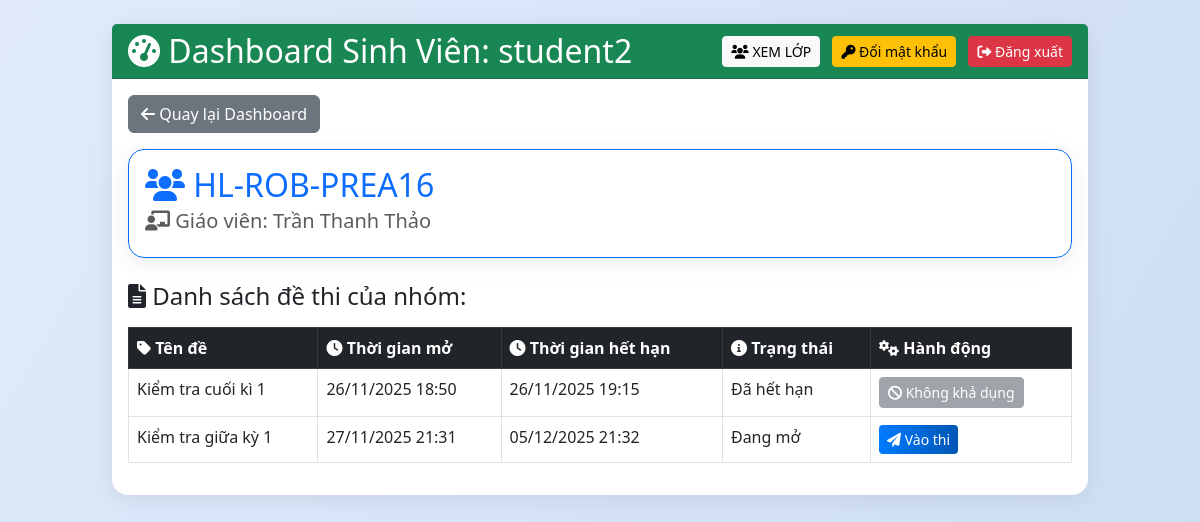
The page /student/group/10 (signed in) on the database as committed earlier.
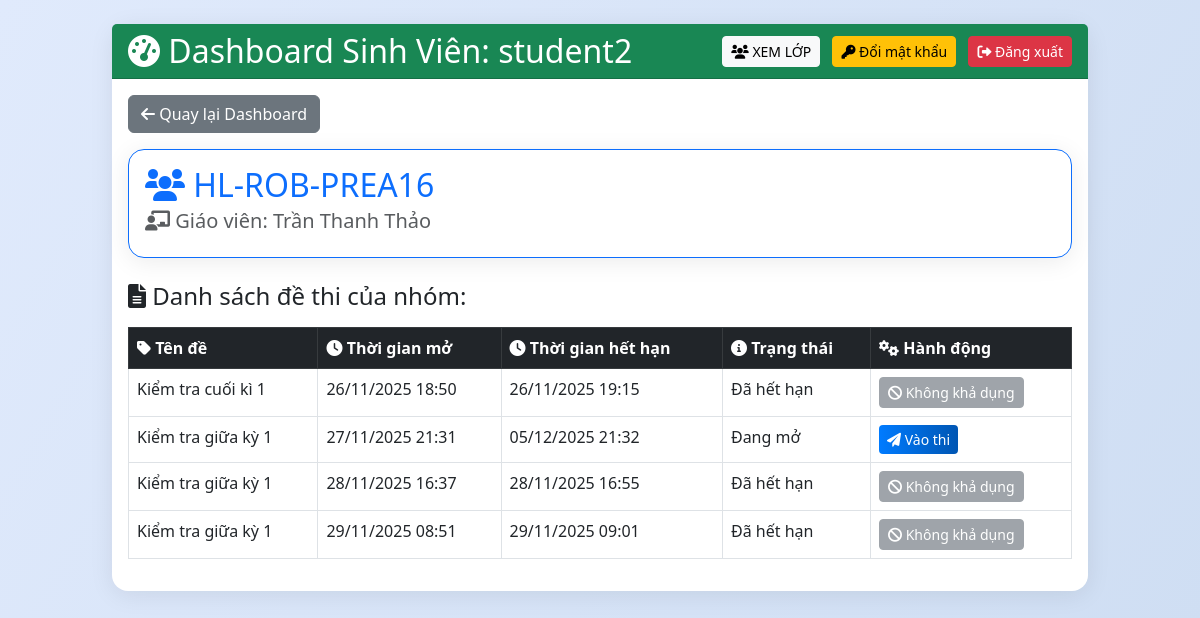
The same page on the database as committed later.
### tables this page shows
CREATE TABLE users (
            id INTEGER PRIMARY KEY AUTOINCREMENT,
            username TEXT UNIQUE,
            password TEXT,
            role TEXT,
            email TEXT UNIQUE,
            rsa_private BLOB,
            salt TEXT,
            full_name TEXT,
            student_id TEXT,
            class_name TEXT,
            status TEXT DEFAULT 'approved',
            approval_note TEXT,
            selected_teachers TEXT,
            teacher_id TEXT,
            failed_attempts INTEGER DEFAULT 0,
            lock_until TEXT
        , is_deleted INTEGER DEFAULT 0, is_locked INTEGER DEFAULT 0);

CREATE TABLE groups (
            id INTEGER PRIMARY KEY AUTOINCREMENT,
            name TEXT,
            teacher_id INTEGER,
            description TEXT,
            code TEXT
        , aes_key BLOB);

CREATE TABLE exams (
            id INTEGER PRIMARY KEY AUTOINCREMENT,
            filename TEXT,
            enc_path TEXT,
            release_time TEXT,
            expire_time TEXT,
            teacher_id INTEGER,
            ten_de TEXT,
            encrypted_aes_key BLOB,
            signature BLOB,
            file_hash TEXT,
            allowed_students TEXT
        , aes_key BLOB, pin_code TEXT, auth_mode TEXT DEFAULT 'both', allowed_groups TEXT);

### app.py (the view)
@app.route('/student/group/<int:gid>')
@login_required
def student_group_detail(gid):
    if current_user.role != 'student': return redirect('/dashboard')
    row = c.execute("SELECT g.name, g.description, COALESCE(u.full_name, u.username) FROM groups g JOIN users u ON g.teacher_id=u.id JOIN group_members gm ON g.id=gm.group_id WHERE g.id=? AND gm.student_id=? AND gm.status IN ('approved', 'left')", (gid, current_user.id)).fetchone()
    if not row:
        flash('Bạn không phải là thành viên của nhóm này')
        return redirect('/student/groups')
    group_name, group_desc, teacher_name = row
    all_exams = c.execute("SELECT id, filename, release_time, expire_time, ten_de, allowed_groups FROM exams").fetchall()
    group_exams = []
    now = datetime.datetime.now()
    for e in all_exams:
        eid, filename, release_str, expire_str, ten_de, allowed_groups = e
        if allowed_groups and str(gid) in allowed_groups.split(','):
            release_time = parse_datetime(release_str)
            expire_time = parse_datetime(expire_str)
            if now < release_time:
                status = 'Chưa mở'
                status_class = 'text-warning'
            elif now > expire_time:
                status = 'Đã hết hạn'
                status_class = 'text-danger'
            else:
                status = 'Đang mở'
                status_class = 'text-success'
            group_exams.append((eid, filename, release_time.strftime('%d/%m/%Y %H:%M'), expire_time.strftime('%d/%m/%Y %H:%M'), ten_de, status, status_class))
    return render_template('student_group_detail.html', group_name=group_name, group_desc=group_desc, teacher_name=teacher_name, exams=group_exams)

### app.py (called while the page is built)
@login_manager.user_loader
def load_user(uid):
    row = c.execute("SELECT id, username, role, email FROM users WHERE id=?",(uid,)).fetchone()
    return User(*row) if row else None

def parse_datetime(datetime_str):
    if not datetime_str:
        return None
    try:
        return datetime.datetime.fromisoformat(datetime_str)
    except:
        try:
            return datetime.datetime.strptime(datetime_str, '%Y-%m-%dT%H:%M')
        except:
            try:
                return datetime.datetime.strptime(datetime_str, '%Y-%m-%dT%H:%M:%S')
            except:
                try:
                    return datetime.datetime.strptime(datetime_str, '%Y-%m-%d %H:%M:%S')
                except:
                    try:
                        return datetime.datetime.strptime(datetime_str, '%Y-%m-%d %H:%M')
                    except:
                        return datetime.datetime.now()

@app.before_request
def ensure_csrf_token():
    if 'csrf_token' not in session:
        session['csrf_token'] = secrets.token_hex(16)

@app.after_request
def set_security_headers(resp):
    resp.headers['X-Frame-Options'] = 'SAMEORIGIN'
    resp.headers['X-Content-Type-Options'] = 'nosniff'
    resp.headers['Referrer-Policy'] = 'no-referrer'
    resp.headers['Content-Security-Policy'] = "default-src 'self'; script-src 'self' https://cdn.jsdelivr.net 'unsafe-inline' blob:; worker-src 'self' blob:; style-src 'self' https://cdn.jsdelivr.net https://cdnjs.cloudflare.com 'unsafe-inline'; font-src 'self' https://cdnjs.cloudflare.com; img-src 'self' data:; frame-ancestors 'self'; object-src 'none'"
    return resp

### templates/student_group_detail.html (shortened to what this page needs)
{% extends "base.html" %}
{% block content %}
<div class="mb-3">
    <a href="/dashboard" class="btn btn-secondary"><i class="fas fa-arrow-left"></i> Quay lại Dashboard</a>
</div>
<div class="card mb-4 border-primary">
    <div class="card-body">
        <h2 class="card-title text-primary"><i class="fas fa-users"></i> {{ group_name }}</h2>
        <h5 class="card-subtitle mb-2 text-muted"><i class="fas fa-chalkboard-teacher"></i> Giáo viên: {{ teacher_name }}</h5>
    </div>
</div>
<h4 class="mb-3"><i class="fas fa-file-alt"></i> Danh sách đề thi của nhóm:</h4>
{% if exams %}
<div class="table-responsive">
    <table class="table table-hover table-bordered">
        <thead class="table-dark">
            <tr>
                <th><i class="fas fa-tag"></i> Tên đề</th>
                <th><i class="fas fa-clock"></i> Thời gian mở</th>
                <th><i class="fas fa-clock"></i> Thời gian hết hạn</th>
                <th><i class="fas fa-info-circle"></i> Trạng thái</th>
                <th><i class="fas fa-cogs"></i> Hành động</th>
            </tr>
        </thead>
        <tbody>
            {% for exam in exams %}
            <tr>
                <td>{{ exam[4] }}</td>
                <td>{{ exam[2] }}</td>
                <td>{{ exam[3] }}</td>
                <td><span class="status-{{ 'open' if exam[5] == 'Đang mở' else 'closed' if exam[5] == 'Chưa mở' else 'expired' }}">{{ exam[5] }}</span></td>
                <td>
                    {% if exam[5] == 'Đang mở' %}
                    <a href="{{ url_for('view_exam', eid=exam[0]) }}" class="btn btn-primary btn-sm">
                        <i class="fas fa-paper-plane"></i> Vào thi
                    </a>
                    {% else %}
                    <button class="btn btn-secondary btn-sm" disabled>
                        <i class="fas fa-ban"></i> Không khả dụng
                    </button>
                    {% endif %}
                </td>
            </tr>
            {% endfor %}
        </tbody>
    </table>
</div>
{% else %}
<div class="alert alert-info">
    <i class="fas fa-info-circle"></i> Chưa có đề thi nào được giao riêng cho nhóm này.
</div>
{% endif %}
{% endblock %}

### templates/base.html (shortened to what this page needs)
<!DOCTYPE html>
<html lang="vi">
<head>
    <link href="https://cdn.jsdelivr.net/npm/bootstrap@5.3.0/dist/css/bootstrap.min.css" rel="stylesheet">
    <link href="https://cdnjs.cloudflare.com/ajax/libs/font-awesome/6.0.0/css/all.min.css" rel="stylesheet">
    <link rel="stylesheet" href="{{ url_for('static', filename='css/style.css') }}">
</head>
<body class="bg-light">
    <div class="container-fluid py-4">
        <div class="row justify-content-center">
            <div class="col-lg-10">
                <div class="card card-custom">
                    {% block header %}
                    {% if current_user.is_authenticated %}
                    <div class="card-header {% if current_user.role == 'teacher' %}bg-primary{% elif current_user.role == 'student' %}bg-success{% elif current_user.role == 'admin' %}bg-dark{% endif %} text-white d-flex justify-content-between align-items-center">
                        <h2 class="mb-0">
                            <i class="fas fa-tachometer-alt"></i>
                            {% if current_user.role == 'teacher' %}Hệ thống Quản Lý Đề thi{% elif current_user.role == 'student' %}Dashboard Sinh Viên: {{ current_user.username }}{% else %}Quản Trị Hệ Thống{% endif %}
                        </h2>
                        <div>
                            {% if current_user.role == 'student' %}
                            <a href="/student/groups" class="btn btn-light btn-sm me-2">
                                <i class="fas fa-users"></i> XEM LỚP
                            </a>
                            <a href="{{ url_for('change_password') }}" class="btn btn-warning btn-sm me-2">
                                <i class="fas fa-key"></i> Đổi mật khẩu
                            </a>
                            {% endif %}
                            <a href="{{ url_for('logout') }}" class="btn btn-danger btn-sm">
                                <i class="fas fa-sign-out-alt"></i> Đăng xuất
                            </a>
                        </div>
                    </div>
                    {% endif %}
                    {% endblock %}
                    <div class="card-body {% if not current_user.is_authenticated %}p-0 border-0{% endif %}">
                        {% block content %}{% endblock %}
                    </div>
                </div>
            </div>
        </div>
    </div>
</body>
</html>

### static/css/style.css (style rules this page uses)
body { font-family: 'Segoe UI', 'Roboto', Arial, sans-serif; background: linear-gradient(120deg, #e0eafc 0%, #cfdef3 100%); }
.card { border-radius: 16px; box-shadow: 0 4px 24px rgba(0,0,0,0.08); }
.card-header { border-radius: 16px 16px 0 0; }
.btn-primary { background: linear-gradient(90deg, #007bff 0%, #0056b3 100%); border: none; }

### templates/base.html (style rules this page uses)
.card-custom { border: none; box-shadow: 0 4px 8px rgba(0,0,0,0.1); margin-bottom: 20px; }

Rows that differ between the two databases and show on the page:
added exams: ten_de "Kiểm tra giữa kỳ 1", release_time "28/11/2025 16:37", expire_time "28/11/2025 16:55", exam "Đã hết hạn", shows "Không khả dụng"
added exams: ten_de "Kiểm tra giữa kỳ 1", release_time "29/11/2025 08:51", expire_time "29/11/2025 09:01", exam "Đã hết hạn", shows "Không khả dụng"
